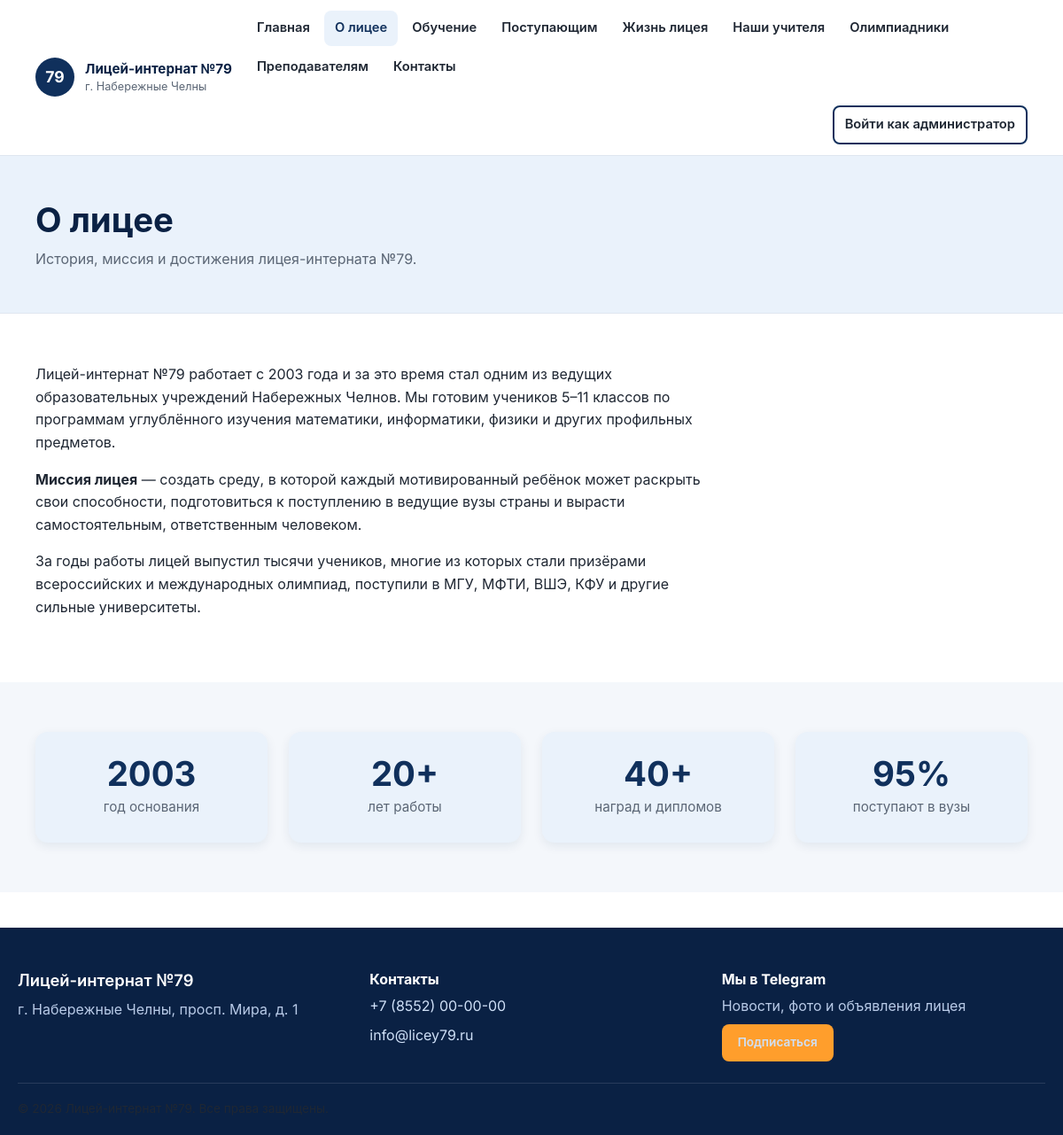
Page /about.php on the committed database.
### tables this page shows
CREATE TABLE IF NOT EXISTS pages (
    id               INT UNSIGNED AUTO_INCREMENT PRIMARY KEY,
    slug             VARCHAR(191) NOT NULL,
    title            VARCHAR(255) NOT NULL,
    content          MEDIUMTEXT NULL,
    meta_description VARCHAR(500) NULL,
    protected        TINYINT(1) NOT NULL DEFAULT 0,
    nav_order        INT NOT NULL DEFAULT 100,
    updated_at       DATETIME NOT NULL DEFAULT CURRENT_TIMESTAMP ON UPDATE CURRENT_TIMESTAMP,
    UNIQUE KEY uniq_slug (slug)
);

### includes/functions.php (called while the page is built, shortened)
<?php
function e(?string $value): string
{
    return htmlspecialchars($value ?? '', ENT_QUOTES, 'UTF-8');
}
function core_page_files(): array
{
    return [
        'home' => 'index.php',
        'about' => 'about.php',
        'education' => 'education.php',
        'admission' => 'admission.php',
        'life' => 'life.php',
        'teachers' => 'teachers.php',
        'olympiad' => 'olympiad.php',
        'careers' => 'careers.php',
        'contacts' => 'contacts.php',
    ];
}
function page_url(string $slug): string
{
    $core = core_page_files();
    return isset($core[$slug]) ? '/' . $core[$slug] : '/page.php?slug=' . urlencode($slug);
}
function get_page(PDO $pdo, string $slug): ?array
{
    $stmt = $pdo->prepare('SELECT * FROM pages WHERE slug = ? LIMIT 1');
    $stmt->execute([$slug]);
    $page = $stmt->fetch();
    return $page ?: null;
}
function get_nav_pages(PDO $pdo): array
{
    return $pdo->query('SELECT slug, title FROM pages ORDER BY nav_order ASC, id ASC')->fetchAll();
}

### about.php (the view, shortened to what this page needs)
<?php
require_once __DIR__ . '/includes/functions.php';
$page = get_page($pdo, 'about');
$activeSlug = 'about';
require __DIR__ . '/includes/header.php';
?>
<section class="page-hero">
  <div class="container">
    <h1><?= e($page['title'] ?? 'О лицее') ?></h1>
    <p>История, миссия и достижения лицея-интерната №79.</p>
  </div>
</section>
<section class="section">
  <div class="container">
    <div class="page-content">
      <?= $page['content'] ?? '' ?>
    </div>
  </div>
</section>
<section class="section section-soft">
  <div class="container">
    <div class="grid grid-4">
      <div class="card stat-card"><div class="stat-number">2003</div><div class="stat-label">год основания</div></div>
      <div class="card stat-card"><div class="stat-number">20+</div><div class="stat-label">лет работы</div></div>
      <div class="card stat-card"><div class="stat-number">40+</div><div class="stat-label">наград и дипломов</div></div>
      <div class="card stat-card"><div class="stat-number">95%</div><div class="stat-label">поступают в вузы</div></div>
    </div>
  </div>
</section>
<?php require __DIR__ . '/includes/footer.php'; ?>

### includes/header.php (shortened to what this page needs)
<?php
$navPages = get_nav_pages($pdo);
?><!DOCTYPE html>
<html lang="ru">
<head>
<link rel="stylesheet" href="/css/style.css">
</head>
<body>
<header class="site-header">
  <div class="container header-inner">
    <a href="/index.php" class="logo">
      <span class="logo-badge">79</span>
      <span class="logo-text">Лицей-интернат №79<br><small><?= e(SITE_CITY) ?></small></span>
    </a>
    <nav class="main-nav" id="mainNav">
      <ul>
        <?php foreach ($navPages as $navPage): ?>
          <?php
            $slug = $navPage['slug'];
            $href = page_url($slug);
            $isActive = ($activeSlug ?? '') === $slug;
          ?>
          <li><a href="<?= e($href) ?>"<?= $isActive ? ' class="active" aria-current="page"' : '' ?>><?= e($navPage['title']) ?></a></li>
        <?php endforeach; ?>
      </ul>
      <a href="/admin/login.php" class="btn btn-outline nav-admin-btn">Войти как администратор</a>
    </nav>
  </div>
</header>
<main id="main">

### css/style.css (style rules this page uses)
:root { --navy: #10305c; --navy-dark: #0a2144; --blue-light: #eaf2fb; --blue-accent: #2e7dd6; --accent: #ff9e2c; --bg: #ffffff; --bg-soft: #f4f7fb; --text: #1f2733; --text-muted: #5b6675; --border: #dfe6f0; --radius: 14px; --radius-sm: 8px; --shadow: 0 10px 30px rgba(16, 48, 92, 0.08); --shadow-sm: 0 4px 12px rgba(16, 48, 92, 0.08); --font: 'Inter', -apple-system, BlinkMacSystemFont, 'Segoe UI', Roboto, Arial, sans-serif; --container-width: 1160px; }
* { box-sizing: border-box; }
html { scroll-behavior: smooth; }
body { margin: 0; font-family: var(--font); color: var(--text); background: var(--bg); line-height: 1.6; font-size: 16px; }
a { color: var(--blue-accent); text-decoration: none; }
h1, h2, h3, h4 { color: var(--navy-dark); line-height: 1.25; margin: 0 0 .5em; }
h1 { font-size: clamp(1.8rem, 3.2vw, 2.6rem); font-weight: 700; }
p { margin: 0 0 1em; color: var(--text); }
.container { max-width: var(--container-width); margin: 0 auto; padding: 0 20px; }
.btn { display: inline-block; padding: 12px 24px; border-radius: var(--radius-sm); font-weight: 600; font-size: 0.95rem; border: 2px solid transparent; cursor: pointer; text-decoration: none; transition: transform .15s ease, box-shadow .15s ease, background-color .15s ease, color .15s ease; }
.btn-outline { background: transparent; color: var(--navy); border-color: var(--navy); }
.site-header { background: #fff; border-bottom: 1px solid var(--border); position: sticky; top: 0; z-index: 100; }
.header-inner { display: flex; align-items: center; justify-content: space-between; padding-top: 12px; padding-bottom: 12px; gap: 16px; }
.logo { display: flex; align-items: center; gap: 12px; color: var(--navy-dark); font-weight: 700; flex-shrink: 0; }
.logo-badge { display: flex; align-items: center; justify-content: center; width: 44px; height: 44px; border-radius: 50%; background: var(--navy); color: #fff; font-weight: 700; font-size: 1.1rem; flex-shrink: 0; }
.logo-text { font-size: 0.95rem; line-height: 1.3; }
.logo-text small { font-weight: 400; color: var(--text-muted); }
.main-nav { display: flex; align-items: center; gap: 24px; flex-wrap: wrap; justify-content: flex-end; }
.main-nav ul { display: flex; flex-wrap: wrap; gap: 4px; list-style: none; margin: 0; padding: 0; }
.main-nav a { display: inline-block; padding: 8px 12px; border-radius: var(--radius-sm); color: var(--text); font-weight: 600; font-size: 0.92rem; }
.main-nav a.active { color: var(--navy); background: var(--blue-light); }
.nav-admin-btn { white-space: nowrap; }
.page-hero { background: var(--blue-light); padding: 48px 0; border-bottom: 1px solid var(--border); }
.page-hero h1 { margin-bottom: 8px; }
.page-hero p { color: var(--text-muted); max-width: 70ch; margin: 0; }
.section { padding: 56px 0; }
.section-soft { background: var(--bg-soft); }
.page-content { max-width: 76ch; }
.grid { display: grid; gap: 24px; }
.grid-4 { grid-template-columns: repeat(4, 1fr); }
.card { background: #fff; border: 1px solid var(--border); border-radius: var(--radius); padding: 28px 24px; box-shadow: var(--shadow-sm); }
.stat-card { text-align: center; background: var(--blue-light); border: none; }
.stat-number { font-size: 2.4rem; font-weight: 700; color: var(--navy); line-height: 1; margin-bottom: 6px; }
.stat-label { color: var(--text-muted); font-size: 0.95rem; }

### rows in the picture
pages: title "Главная"
pages: title "О лицее", content "Лицей-интернат №79 работает с 2003 года и за это время стал одним из ведущих образовательных учреждений Набережных Челнов. Мы готовим учеников 5–11 классов по программам углублённого изучения математики, информатики, физики и других профильных предметов. Миссия лицея — создать среду, в которой каждый мотивированный ребёнок может раскрыть свои способности, подготовиться к поступлению в ведущие вузы страны и вырасти самостоятельным, ответственным человеком. За годы работы лицей выпустил тысячи учеников, многие из которых стали призёрами всероссийских и международных олимпиад, поступили в МГУ, МФТИ, ВШЭ, КФУ и другие сильные университеты."
pages: title "Обучение"
pages: title "Поступающим"
pages: title "Жизнь лицея"
pages: title "Наши учителя"
pages: title "Олимпиадники"
pages: title "Преподавателям"
pages: title "Контакты"

### other values in the picture
SITE_CITY "г. Набережные Челны"
SITE_ADDRESS "г. Набережные Челны, просп. Мира, д. 1"
SITE_PHONE "+7 (8552) 00-00-00"
SITE_EMAIL "info@licey79.ru"
